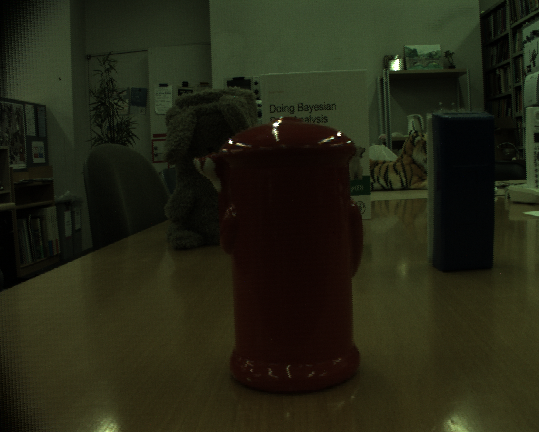
%> input picture 02_workspace/03_coding/output/Remap_aspect/22_PostBookTiger_aspect(-3,0).png, 539 x 432 px
$ octave Aspect2SURF.m   (GNU Octave 9; MATLAB toolbox functions it lacks are replaced by stand-ins)
%> lines starting %> are read from the running program, lines starting %| are printed output that depends on the picture
% Filename: Aspect2SURF.m
% 多視点画像からSURF特徴点を検出、マッチング

%計時開始
tic

% 画像の読み込み
preI1 = imread('22_PostBookTiger_aspect(-3,0).png');
%> preI1 is the input picture: size 432x539x3 uint8; mean R, G, B 36.2, 37.1, 20.5
preI2 = imread('28_PostBookTiger_aspect(3,0).png');
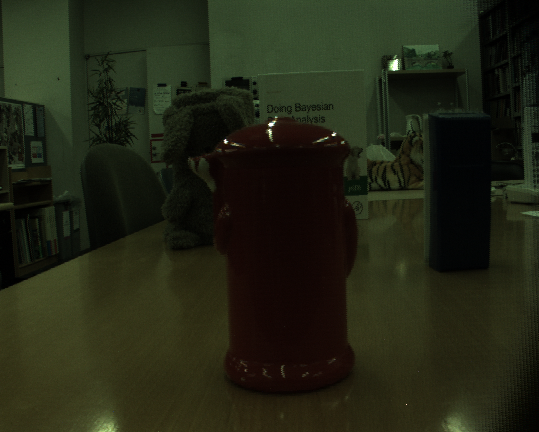
%> input picture 02_workspace/03_coding/output/Remap_aspect/28_PostBookTiger_aspect(3,0).png, 539 x 432 px
%> preI2 is the input picture: size 432x539x3 uint8; mean R, G, B 34.2, 37.2, 20.6

% グレースケールに変換
I1 = rgb2gray(preI1);
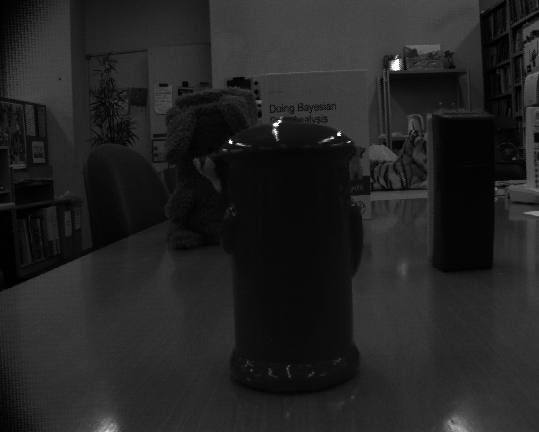
%> I1: size 432x539 uint8; min 0, max 255, mean 35
I2 = rgb2gray(preI2);
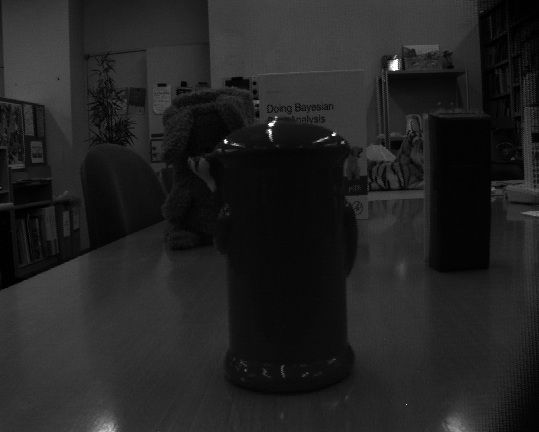
%> I2: size 432x539 uint8; min 0, max 255, mean 34.4

% SURF特徴量を見つける
% MetricThresholdは閾値(デフォルトは1000)
threshold = 0;
%> (the run ends here)
